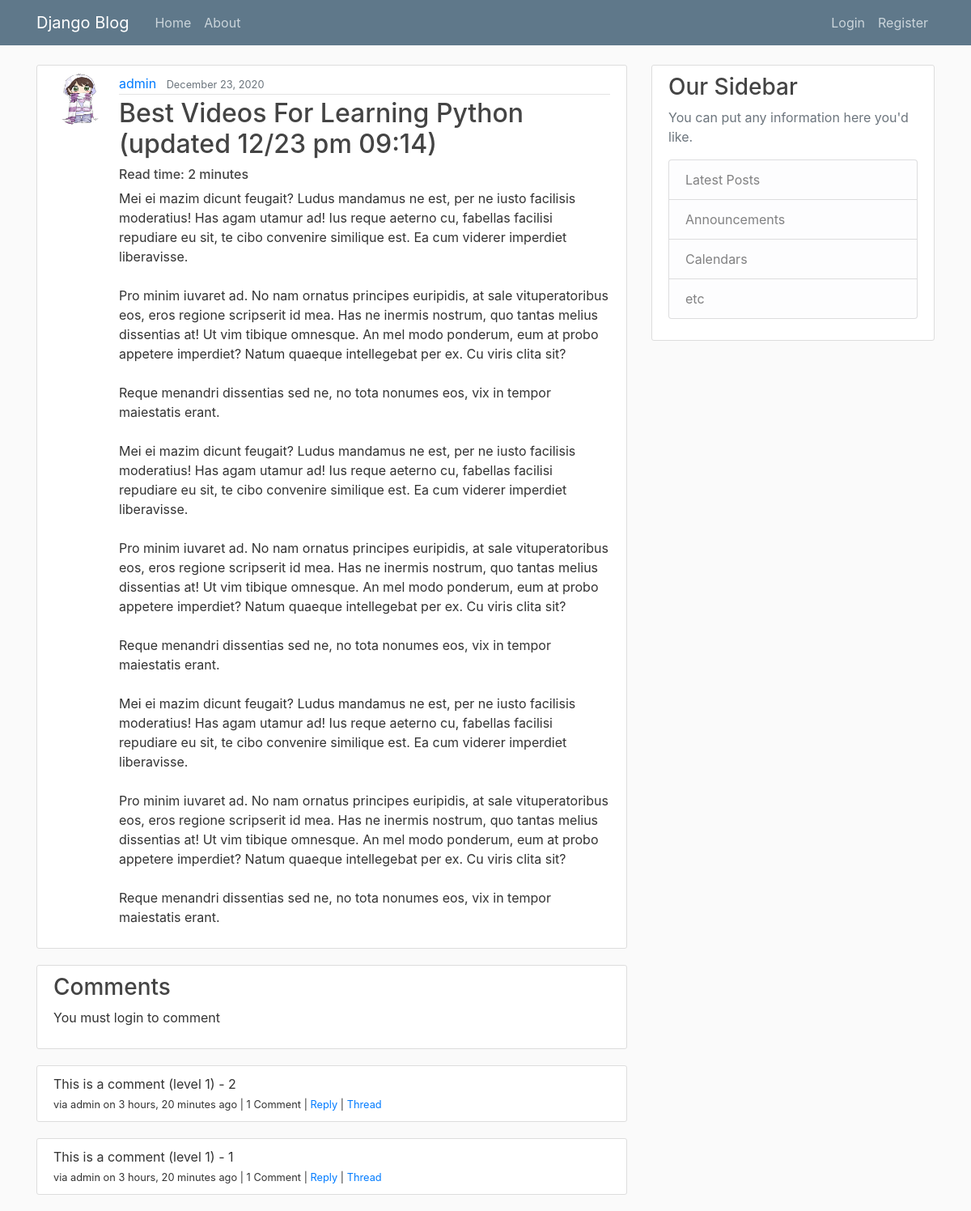
The page /post/22/ on the database its author committed.
### blog/models.py (models this page shows, shortened)
class Post(models.Model):
    class PostObjects(models.Manager):
        def get_queryset(self):
            return super().get_queryset().filter(date_posted__lte=timezone.now())
    author = models.ForeignKey(User, on_delete=models.CASCADE, default=1)
    title = models.CharField(max_length=100)
    content = models.TextField()
    date_posted = models.DateTimeField(default=timezone.now)
    read_time = models.IntegerField(default=0, null=True, blank=True) #models.TimeField(null=True, blank=True)
    @property
    def comments(self):
        instance = self
        qs = Comment.objects.filter_by_instance(instance)
        return qs
    @property
    def get_content_type(self):
        instance = self
        content_type = ContentType.objects.get_for_model(instance.__class__)
        return content_type

### users/models.py (models this page shows, shortened)
class Profile(models.Model):
    user = models.OneToOneField(User, on_delete=models.CASCADE)
    image = models.ImageField(default='default.jpg', upload_to='profile_pics')

### comments/models.py (models this page shows, shortened)
class Comment(models.Model):
    author = models.ForeignKey(User, on_delete=models.CASCADE, default=1)
    content_type = models.ForeignKey(ContentType, on_delete=models.CASCADE)
    object_id = models.PositiveIntegerField()
    content_object = GenericForeignKey('content_type', 'object_id')
    parent = models.ForeignKey("self", null=True, blank=True, on_delete=models.CASCADE)
    content = models.TextField()
    timestamp = models.DateTimeField(default=timezone.now)
    objects = CommentManager()
    class Meta:
        ordering = ['-timestamp']
    def get_absolute_url(self):
        return reverse('comments:thread', kwargs={'pk': self.pk})
    def children(self): #replies
        return Comment.objects.filter(parent=self)

### blog/views.py (the view, shortened to what this page needs)
# urls.py: path('post/<int:pk>/', PostDetailView.as_view(), name='post-detail'),
class PostDetailView(View):
    def get(self, request, *args, **kwargs):
        view = PostDetailGetView.as_view()
        return view(request, *args, **kwargs)

### blog/views.py (called while the page is built)
    def get_context_data(self, **kwargs):
        context = super().get_context_data(**kwargs)
        instance = self.get_object()
        comments = instance.comments
        context['comments'] = comments
        initial_data = {
            'content_type': instance.get_content_type,
            'object_id': instance.id
            }
        comment_form = CommentForm(self.request.POST or None, initial=initial_data)
        context['comment_form'] = comment_form
        return context

### comments/models.py (called while the page is built)
    def filter_by_instance(self, instance):
        content_type = ContentType.objects.get_for_model(instance.__class__)
        obj_id = instance.id
        qs = super(CommentManager, self).filter(content_type=content_type, object_id=obj_id).filter(parent=None)
        return qs

### blog/templates/blog/post_detail.html (shortened to what this page needs)
{% extends "blog/base.html" %}
{% load crispy_forms_tags %}
{% block content %}
  <article class="media content-section">
    <img class="rounded-circle article-img" src="{{ post.author.profile.image.url }}">
    <div class="media-body">
      <div class="article-metadata">
        <a class="mr-2" href="{% url 'user-posts' post.author.username %}">{{ post.author }}</a>
        <small class="text-muted">{{ post.date_posted|date:"F d, Y" }}</small>
      </div>
      <h2 class="article-title" >{{ post.title }}</h2>
      <h6> Read time: {% if post.read_time <= 1 %} <1 minute {% else %} {{ post.read_time }} minutes {% endif %} </h6>
      <p class="article-content">{{ post.content }}</p>
    </div>
  </article>
<article class="media content-section">
  <div class="media-body">
    <h3>Comments</h3>
    {% if request.user.is_authenticated %}
    <form method="post" action="">
      {% csrf_token %}
      {{ comment_form|crispy }}
      <input type="submit" value="Post comment" class="btn btn-default">
    </form>
    {% else %}
      <p>You must login to comment</p>
    {% endif %}
  </div>
</article>
{% for comment in comments %}
  <article class="media content-section">
      <div class="media-body">
        {{ comment.content }}
        <br>
        <small>via {{ comment.author }} on {{ comment.timestamp|timesince }} ago | {% if comment.children.count > 0 %}{{ comment.children.count }} Comment{% if comment.children.count > 1%}s{% endif %} | {% endif %} <a class="comment-reply-btn" href="#">Reply</a> | <a class="" href="{{ comment.get_absolute_url }}">Thread</a></small>
      </div>
  </article>
{% endfor %}
{% endblock content %}

### blog/static/blog/main.css (style rules this page uses)
body { background: #fafafa; color: #333333; margin-top: 5rem; }
h1, h2, h3, h4, h5, h6 { color: #444444; }
.content-section { background: #ffffff; padding: 10px 20px; border: 1px solid #dddddd; border-radius: 3px; margin-bottom: 20px; }
.article-title { color: #444444; }
.article-content { white-space: pre-line; }
.article-img { height: 65px; width: 65px; margin-right: 16px; }
.article-metadata { padding-bottom: 1px; margin-bottom: 4px; border-bottom: 1px solid #e3e3e3 }

### rows shown on the page
Post: author.profile.image (picture), author "admin", date_posted "December 23, 2020", title "Best Videos For Learning Python (updated 12/23 pm 09:14)", read_time "2", content "Mei ei mazim dicunt feugait? Ludus mandamus ne est, per ne iusto facilisis moderatius! Has agam utamur ad! Ius reque aeterno cu, fabellas facilisi repudiare eu sit, te cibo convenire similique est. Ea cum viderer imperdiet liberavisse. Pro minim iuvaret ad. No nam ornatus principes euripidis, at sale vituperatoribus eos, eros regione scripserit id mea. Has ne inermis nostrum, quo tantas melius dissentias at! Ut vim tibique omnesque. An mel modo ponderum, eum at probo appetere imperdiet? Natum quaeque intellegebat per ex. Cu viris clita sit? Reque menandri dissentias sed ne, no tota nonumes eos, vix in tempor maiestatis erant. Mei ei mazim dicunt feugait? Ludus mandamus ne est, per ne iusto…"
Comment: content "This is a comment (level 1) - 2", author "admin", timestamp "3 hours, 20 minutes", children.count "1"
Comment: content "This is a comment (level 1) - 1", author "admin", timestamp "3 hours, 20 minutes", children.count "1"
